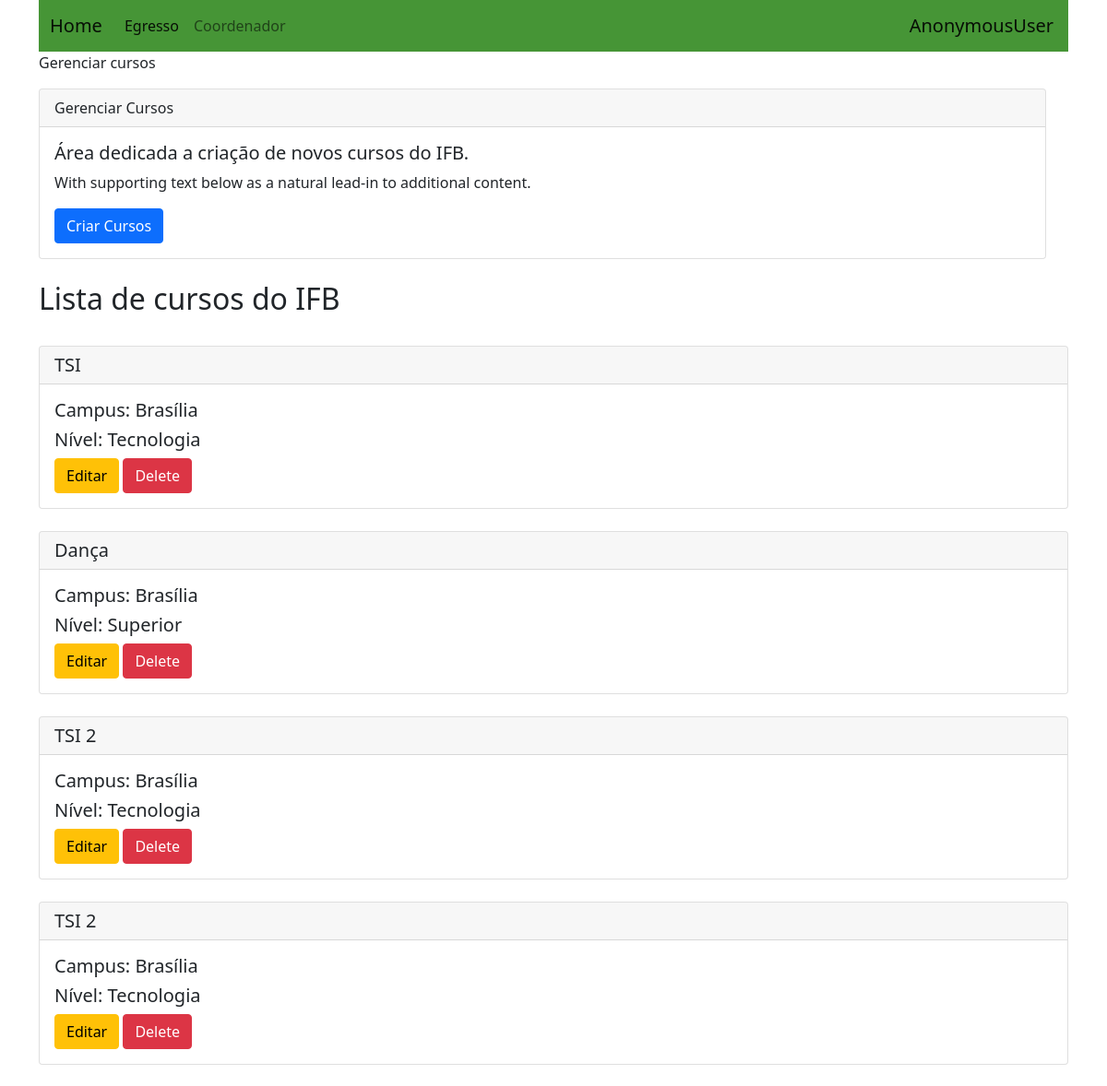
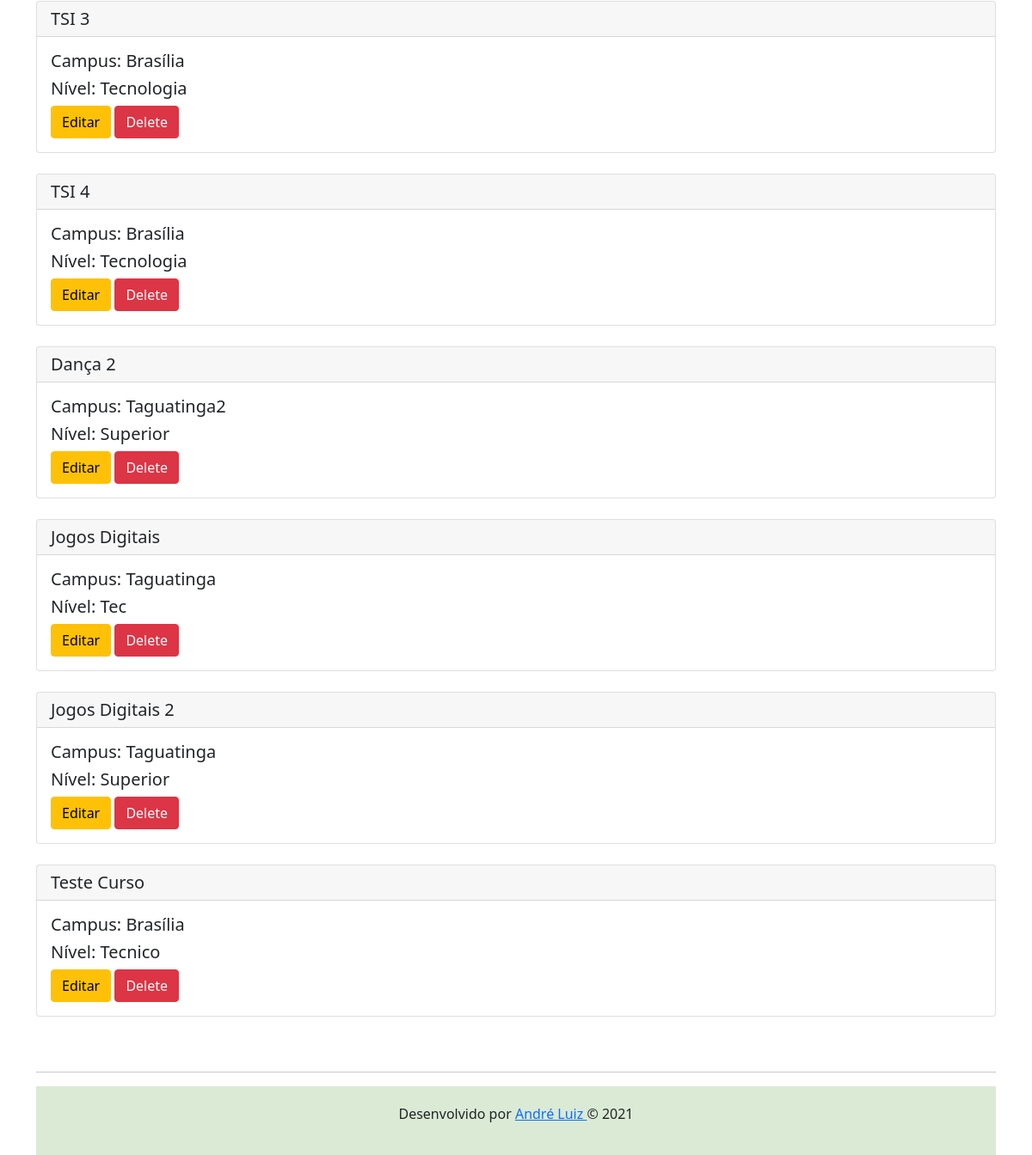
Before: /gerenciarcurso/ with the older database file (2 pictures, top to bottom).
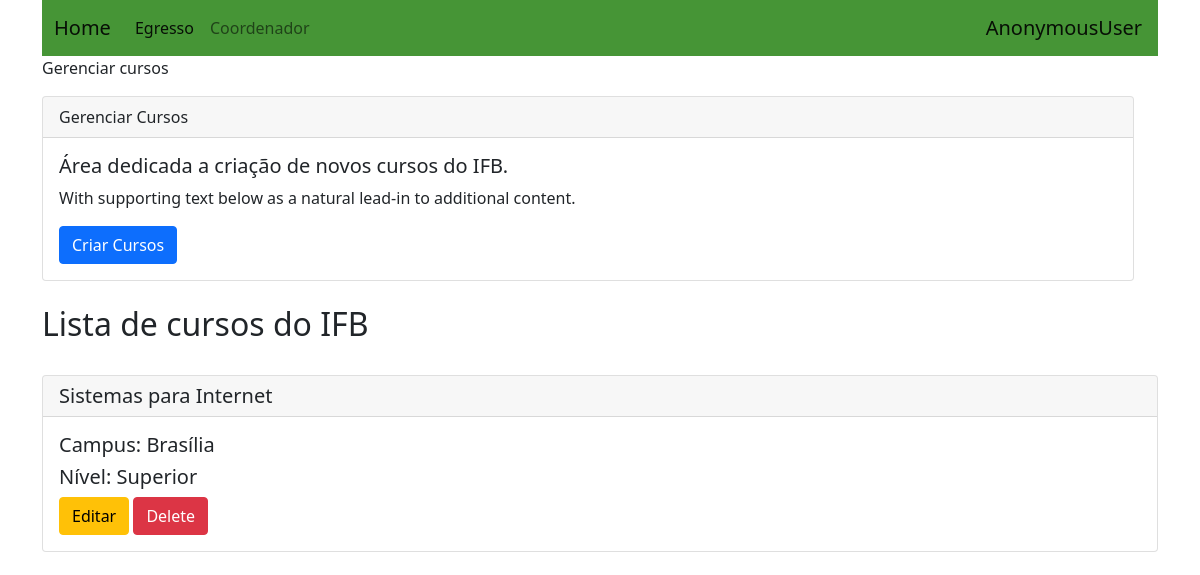
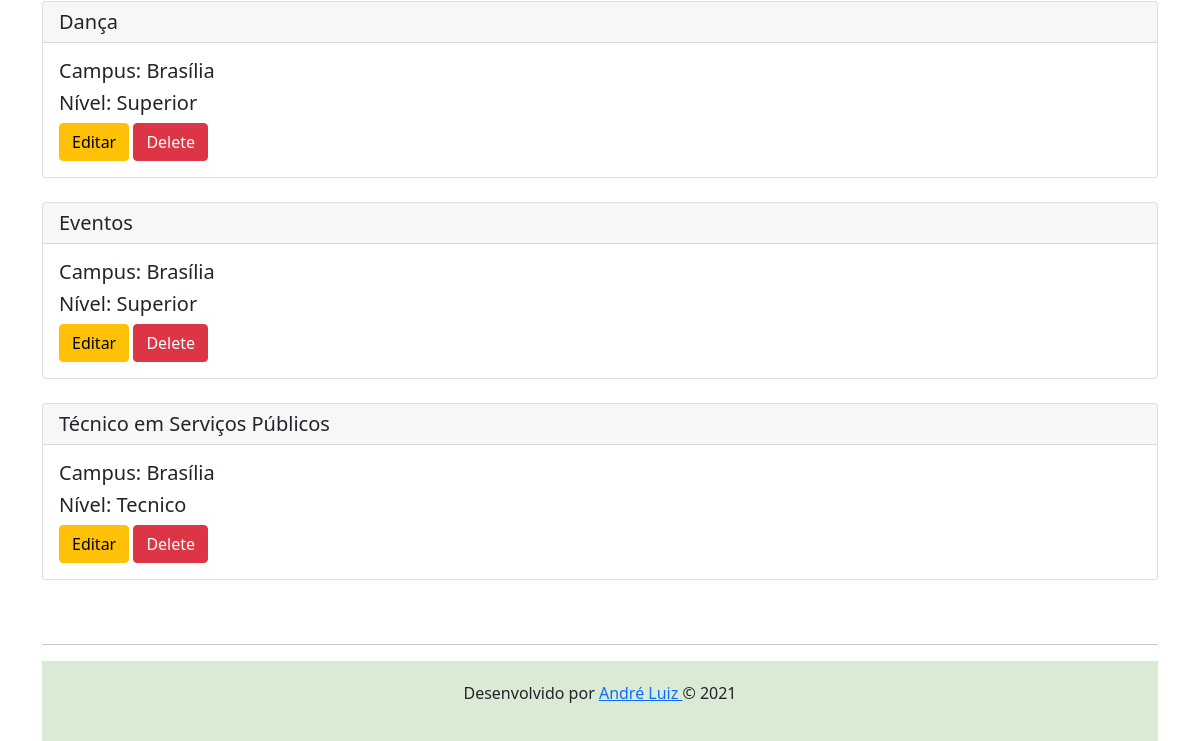
After: the same page with the newer database file (2 pictures, top to bottom).
### perfis/models.py (models this page shows, shortened)
class Curso(models.Model):
    NIVEL_CHOICES = (
        ('Superior', 'Superior (Bacharelado / Licenciatura)'),
        ('Superior', 'Superior (Tecnologia)'),
        ('Tecnico', 'Técnico (Integrado)'),
        ('Tecnico', 'Técnico(Subsequente)'),
    )
    nome = models.CharField(max_length=255, null=False)
    nivel = models.CharField(max_length=255, choices=NIVEL_CHOICES, null=False)
    campus = models.CharField(max_length=255, null=False)

### usuarios/views.py (the view)
# urls.py: path('gerenciarcurso/', GerenciarCursosView.as_view(), name='gerenciarcurso'),
class GerenciarCursosView(ListView):
    models = Curso
    template_name = 'gerenciar_cursos.html'
    queryset = Curso.objects.all()
    context_object_name = 'listarcursos'

### usuarios/templates/gerenciar_cursos.html
{% extends "base.html" %}
{% block body %}
<p>Gerenciar cursos</p>
<div class="row">
    <div class="col-lg-12">
        <div class="card">
            <div class="card-header">
                Gerenciar Cursos
            </div>
            <div class="card-body">
              <h5 class="card-title">Área dedicada a criação de novos cursos do IFB.</h5>
              <p class="card-text">With supporting text below as a natural lead-in to additional content.</p>
              <a href="/criarcurso" class="btn btn-primary">Criar Cursos</a>
            </div>
        </div>
        <br>
    </div>
</div>
<div class="col-lg-12">
    <h2>Lista de cursos do IFB</h2>
    <br>
    {% for listarcurso in listarcursos %}
    <div class="card">
        <h5 class="card-header">{{listarcurso.nome}}</h5>
        <div class="card-body">
          <h5 class="card-title">Campus: {{listarcurso.campus}}</h5>
          <h5 class="card-title">Nível: {{listarcurso.nivel}}</h5>
            <a class="btn btn-warning" href="{% url 'upd_curso' listarcurso.pk%}">Editar</a>
            <a class="btn btn-danger" href="{% url 'del_curso' listarcurso.pk%}">Delete</a>
        </div>
    </div>
    <br>
    {% endfor %}
</div>
{% endblock %}

### perfis/templates/base.html (shortened to what this page needs)
{% load static %}
<!DOCTYPE html>
<html lang="pt">
  <head>
    <link href="{% static "css/bootstrap.css" %}" rel="stylesheet">
    <link href="{% static "css/bootstrap.min.css" %}" rel="stylesheet">
  </head>
  <body>
    <div class="container">
      <nav class="navbar navbar-expand-lg navbar-light" style="background-color: #469536;">
        <div class="container-fluid">
          <a class="navbar-brand" href="{% url 'index' %}">Home</a>
          <div class="collapse navbar-collapse" id="navbarNavAltMarkup">
            <div class="navbar-nav">
              <a class="nav-link active" aria-current="page" href="#">Egresso</a>
              <a class="nav-link" href="/coordenador">Coordenador</a>
            </div>
          </div>
        </div>
        <div class="navbar-brand">
          <span>{{ request.user }}</span>
        </div>
      </nav>
      <div class="row content">
         {% block body %}{% endblock %}
      </div>
      <footer class="page-footer font-small mdb-color lighten-3 pt-4">
      <hr>
        <div class="text-center" style="background-color: #dbead5; padding: 20px;" >
          <p>Desenvolvido por <a href="https://github.com/Andredf51" target="_blank"> André Luiz </a> &copy; 2021</p>
        </div>
      </footer>
    </div>
  </body>
</html>

Changed rows visible on the page:
removed Curso: nome "TSI 3", campus "Brasília", nivel "Tecnologia"
removed Curso: nome "TSI 4", campus "Brasília", nivel "Tecnologia"
removed Curso: nome "Dança 2", campus "Taguatinga2", nivel "Superior"
removed Curso: nome "Jogos Digitais", campus "Taguatinga", nivel "Tec"
removed Curso: nome "Jogos Digitais 2", campus "Taguatinga", nivel "Superior"
removed Curso: nome "Teste Curso", campus "Brasília", nivel "Tecnico"
changed Curso: nome "TSI" → "Sistemas para Internet"; nivel "Tecnologia" → "Superior"
changed Curso: nome "TSI 2" → "Eventos"; nivel "Tecnologia" → "Superior"
changed Curso: nome "TSI 2" → "Técnico em Serviços Públicos"; nivel "Tecnologia" → "Tecnico"
